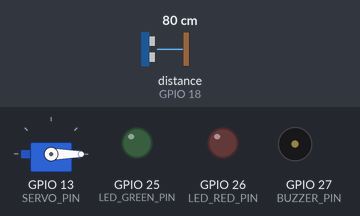
This sketch was run on a simulated ESP32. On the bench: servo, output pins drawn as LEDs (lit = HIGH), buzzer (waves = sounding). Wiring (inferred from the names in the program): ultrasonic range finder: trigger GPIO 5; echo GPIO 18. The test bench sets the inputs (shaded band); at power-on: distance to the obstacle (sensor on GPIO 18) 80 cm. The echo pulse lasts 58.3 µs per cm; WiFi joins after 1.5 s; servers stay silent unless stated; a WiFi scan finds three made-up networks; uploads are accepted with an empty reply; pins used as bus, display or sensor lines are not drawn; what the sketch prints to the serial monitor is not drawn.

Above: at 4.9 s.
5.0 s: distance to the obstacle (sensor on GPIO 18) set to 2 cm
At 6.37 s:
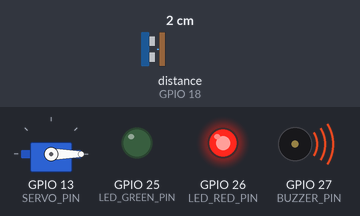
Timing chart, 0 to 14.0 s (numbered marks = the images above; inputs shaded):
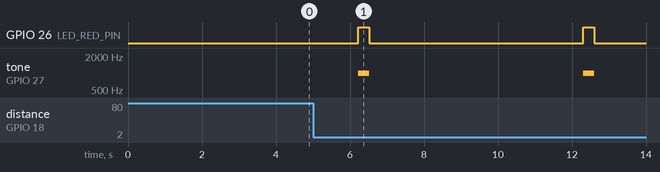

Measured:
- after the input at 5.0 s, GPIO 26 (LED_RED_PIN): alternates HIGH for 0.30 s and LOW for 5.8 s, starting after 1.2 s; tone on GPIO 27 (BUZZER_PIN): alternates 1000 Hz for 0.30 s and silent for 5.8 s, starting after 1.2 s

The sketch:

cerberus_esp32.ino
```cpp
/*
 * Cerberus - ESP32 sensing & actuation module.
 *
 * - Continuously measures distance with an HC-SR04 ultrasonic sensor.
 * - When someone steps within DETECT_DISTANCE_CM, it signals the Raspberry
 *   Pi (over WiFi/HTTP) to run facial recognition.
 * - Based on the Pi's reply ("recognized" / "not_recognized") it decides
 *   whether to open the door (servo) or keep it shut.
 *
 * Libraries required (install via Arduino Library Manager):
 *   - ESP32Servo   (madhephaestus/ESP32Servo)
 *   - ArduinoJson  (bblanchon/ArduinoJson, v6 or v7)
 *
 * Board: any ESP32 dev board (Arduino-ESP32 core 2.x or 3.x).
 *
 * Before building: copy config.example.h to config.h and fill in your
 * WiFi credentials and the Raspberry Pi's IP address.
 */
#include <WiFi.h>
#include <HTTPClient.h>
#include <ArduinoJson.h>
#include <ESP32Servo.h>

#include "config.h"

Servo doorServo;

unsigned long lastScanAt = 0;
bool doorIsOpen = false;
unsigned long doorOpenedAt = 0;

const char *wifiStatusName(wl_status_t st) {
  switch (st) {
    case WL_NO_SSID_AVAIL:   return "NO_SSID_AVAIL (network not seen)";
    case WL_CONNECT_FAILED:  return "CONNECT_FAILED (wrong password / rejected)";
    case WL_CONNECTION_LOST: return "CONNECTION_LOST";
    case WL_DISCONNECTED:    return "DISCONNECTED";
    case WL_IDLE_STATUS:     return "IDLE";
    default:                 return "OTHER";
  }
}

void connectWiFi() {
  WiFi.mode(WIFI_STA);
  WiFi.setSleep(false);

  // List what this ESP32 can actually see (it is 2.4 GHz only).
  Serial.println("Scanning WiFi networks...");
  int n = WiFi.scanNetworks();
  bool found = false;
  for (int i = 0; i < n; i++) {
    Serial.printf("  %-24s ch%-2d %4d dBm\n", WiFi.SSID(i).c_str(), WiFi.channel(i), WiFi.RSSI(i));
    if (WiFi.SSID(i) == WIFI_SSID) found = true;
  }
  Serial.println(found ? "Target network is visible."
                       : "Target network NOT visible - check the Pi access point is on 2.4 GHz and in range.");

  // Retry until connected; reset the WiFi stack between attempts.
  while (WiFi.status() != WL_CONNECTED) {
    Serial.printf("Connecting to '%s'", WIFI_SSID);
    WiFi.disconnect(true);
    delay(200);
    WiFi.begin(WIFI_SSID, WIFI_PASSWORD);
    for (int i = 0; i < 40 && WiFi.status() != WL_CONNECTED; i++) {
      delay(500);
      Serial.print(".");
    }
    if (WiFi.status() != WL_CONNECTED)
      Serial.printf("\nFailed, status %d: %s - retrying\n", WiFi.status(), wifiStatusName(WiFi.status()));
  }
  Serial.printf("\nWiFi connected, IP: %s\n", WiFi.localIP().toString().c_str());
}

// Returns distance in cm, or -1 on timeout/no echo.
long readDistanceCm() {
  digitalWrite(TRIG_PIN, LOW);
  delayMicroseconds(2);
  digitalWrite(TRIG_PIN, HIGH);
  delayMicroseconds(10);
  digitalWrite(TRIG_PIN, LOW);

  // 30ms timeout ~= 5m range, plenty for a doorway sensor.
  unsigned long duration = pulseIn(ECHO_PIN, HIGH, 30000UL);
  if (duration == 0) return -1;
  return duration / 58; // speed of sound conversion -> cm
}

void setDoor(bool open) {
  doorServo.write(open ? DOOR_OPEN_ANGLE : DOOR_CLOSED_ANGLE);
  doorIsOpen = open;
  if (open) doorOpenedAt = millis();
  digitalWrite(LED_GREEN_PIN, open ? HIGH : LOW);
}

void denyAccessFeedback() {
  digitalWrite(LED_RED_PIN, HIGH);
  tone(BUZZER_PIN, 1000, 300);
  delay(300);
  digitalWrite(LED_RED_PIN, LOW);
}

// POSTs to the Pi's /scan endpoint and returns true if it replied "recognized".
bool askPiToRecognizeFace(String &nameOut) {
  HTTPClient http;
  String url = String("http://") + PI_HOST + ":" + String(PI_PORT) + PI_SCAN_PATH;

  Serial.printf("[esp32] person detected -> asking Pi: %s\n", url.c_str());
  http.begin(url);
  http.setTimeout(HTTP_TIMEOUT_MS);
  int httpCode = http.POST("");

  if (httpCode <= 0) {
    Serial.printf("[esp32] HTTP request failed: %s\n", http.errorToString(httpCode).c_str());
    http.end();
    return false;
  }

  String body = http.getString();
  http.end();
  Serial.printf("[esp32] Pi responded (%d): %s\n", httpCode, body.c_str());

  JsonDocument doc;
  DeserializationError err = deserializeJson(doc, body);
  if (err) {
    Serial.printf("[esp32] bad JSON from Pi: %s\n", err.c_str());
    return false;
  }

  const char *status = doc["status"] | "not_recognized";
  nameOut = String((const char *)(doc["name"] | "unknown"));
  return strcmp(status, "recognized") == 0;
}

void setup() {
  Serial.begin(115200);
  pinMode(TRIG_PIN, OUTPUT);
  pinMode(ECHO_PIN, INPUT);
  pinMode(LED_GREEN_PIN, OUTPUT);
  pinMode(LED_RED_PIN, OUTPUT);
  pinMode(BUZZER_PIN, OUTPUT);

  doorServo.setPeriodHertz(50);
  doorServo.attach(SERVO_PIN, 500, 2400);
  setDoor(false); // start locked/closed

  connectWiFi();
  Serial.println("[esp32] ready, scanning for visitors...");
}

void loop() {
  // Auto-close the door once it has been open long enough.
  if (doorIsOpen && millis() - doorOpenedAt >= DOOR_OPEN_MS) {
    Serial.println("[esp32] closing door after timeout");
    setDoor(false);
  }

  if (WiFi.status() != WL_CONNECTED) {
    connectWiFi();
  }

  static int closeReadings = 0;
  long distance = readDistanceCm();

  if (distance > 0 && distance <= DETECT_DISTANCE_CM) {
    closeReadings++;
  } else {
    closeReadings = 0;
  }

  bool cooldownElapsed = millis() - lastScanAt >= SCAN_COOLDOWN_MS;

  if (closeReadings >= DETECT_CONFIRM_COUNT && cooldownElapsed && !doorIsOpen) {
    lastScanAt = millis();
    closeReadings = 0;

    String name;
    bool recognized = askPiToRecognizeFace(name);

    if (recognized) {
      Serial.printf("[esp32] access granted to %s -> opening door\n", name.c_str());
      setDoor(true);
    } else {
      Serial.println("[esp32] access denied -> door stays shut");
      denyAccessFeedback();
    }
  }

  delay(150); // ~6-7 distance samples per second is plenty for a doorway
}
```

config.example.h
```cpp
// Copy this file to config.h and fill in your own values.
// config.h is gitignored so your WiFi password never gets committed.
#pragma once

// ---- WiFi: the access point created by the Raspberry Pi (see README "Network setup") ----
#define WIFI_SSID     "CerberusNet"
#define WIFI_PASSWORD "12345678"   // WPA2 needs at least 8 characters

// ---- Raspberry Pi running raspberry-pi/recognize_server.py ----
#define PI_HOST "192.168.4.1"    // fixed Pi address on its own access point
#define PI_PORT 5001
#define PI_SCAN_PATH "/scan"

// ---- Pins ----
#define TRIG_PIN      5    // HC-SR04 trigger
#define ECHO_PIN      18   // HC-SR04 echo (through a voltage divider, see README)
#define SERVO_PIN     13   // door-lock/latch servo signal
#define LED_GREEN_PIN 25   // lit while the door is open / access granted
#define LED_RED_PIN   26   // lit on access denied
#define BUZZER_PIN    27   // optional piezo buzzer, short beep on denial

// ---- Behaviour ----
#define DETECT_DISTANCE_CM   60     // trigger a scan when something is closer than this
#define DETECT_CONFIRM_COUNT 3      // consecutive close readings required (debounce)
#define SCAN_COOLDOWN_MS     6000   // minimum time between two scans
#define DOOR_OPEN_ANGLE      90     // servo angle when the door is unlocked/open
#define DOOR_CLOSED_ANGLE    0      // servo angle when the door is locked/closed
#define DOOR_OPEN_MS         5000   // how long the door stays open after recognition
#define HTTP_TIMEOUT_MS      4000   // max time to wait for the Pi's response
```
